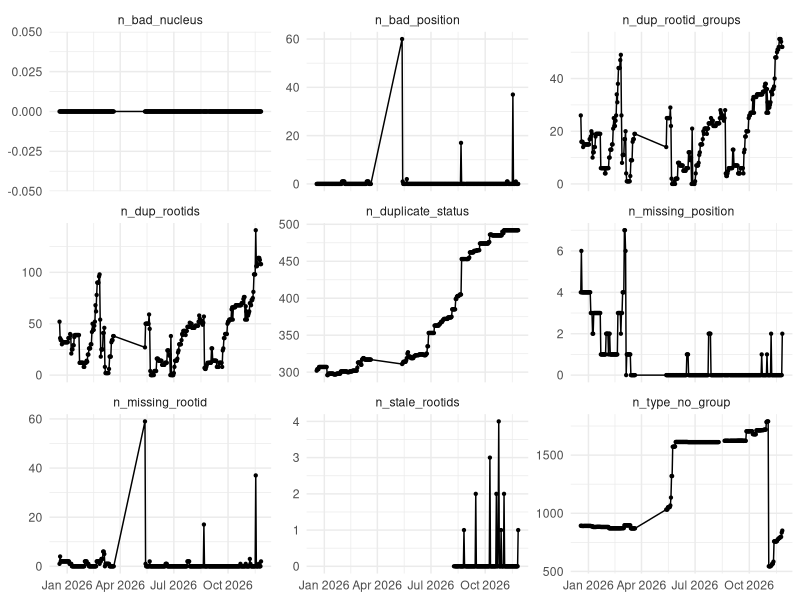
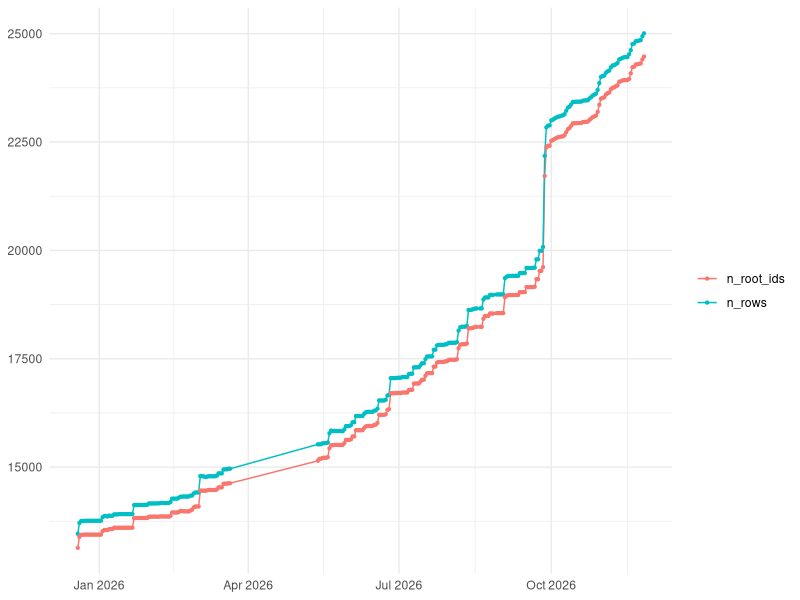

These figures' R source, in order:
## ---- chunk 1
knitr::opts_chunk$set(echo = FALSE, message = FALSE, warning = FALSE,
                      fig.width = 9, fig.height = 4)
library(dplyr)
library(tidyr)
library(ggplot2)
library(readr)

history <- read_csv("../metrics/qc_history.csv", show_col_types = FALSE) |>
  mutate(date = as.Date(date)) |> arrange(date)
latest  <- tail(history, 1)
prev    <- if (nrow(history) >= 2) history[nrow(history) - 1, ] else NULL

val   <- function(f) as.numeric(latest[[f]])
delta <- function(f) {
  if (is.null(prev) || is.na(prev[[f]]) || is.na(latest[[f]])) return("")
  d <- latest[[f]] - prev[[f]]
  if (d == 0) "–" else sprintf("%+d", d)
}
## ---- chunk 2
# Link a metric to the FlyTable view that lists the offending rows. Only some
# views exist yet; NA vid renders as "—".
flytable_base <- "https://flytable.mrc-lmb.cam.ac.uk/workspace/148/dtable/aedes/?tid=0000&vid="
view_link <- function(vid) if (is.na(vid)) "—" else sprintf("[view](%s%s)", flytable_base, vid)

tibble::tribble(
  ~Issue,                        ~field,               ~vid,   ~`Recommended action`,
  "Duplicate root_ids to check", "n_dup_rootids",      "8yT4", "Server-flagged (root_duplicated); resolve genuine dupes or set status=duplicate to keep",
  "Missing root_id",             "n_missing_rootid",   NA,     "Add a position (root_id will follow) or delete the row",
  "Missing position",            "n_missing_position", NA,     "Add a defining point_xyz — the position is the durable identity of a row",
  "Bad position",                "n_bad_position",     NA,     "Review & correct (outside volume, root_id-as-coords, etc.)",
  "Bad nucleus",                 "n_bad_nucleus",      NA,     "Review the flagged nucleus",
  "Stale root_ids",              "n_stale_rootids",    NA,     "Should be ~0 — non-zero means the 30-min FlyTable id-refresh job has stalled"
) |>
  mutate(Value = vapply(field, val, numeric(1)),
         `Δ` = vapply(field, delta, character(1)),
         View = vapply(vid, view_link, character(1))) |>
  select(Issue, Value, `Δ`, View, `Recommended action`) |>
  knitr::kable(escape = FALSE)
## ---- chunk 3
tibble::tribble(
  ~Metric,                       ~field,
  "Total rows",                  "n_rows",
  "Distinct root_ids",           "n_root_ids",
  "root_duplicated (to check)",  "n_dup_rootids",
  "status = duplicate",          "n_duplicate_status",
  "status = bad_nucleus",        "n_bad_nucleus"
) |>
  mutate(Value = vapply(field, val, numeric(1)),
         `Δ` = vapply(field, delta, character(1))) |>
  select(Metric, Value, `Δ`) |>
  knitr::kable()
## ---- chunk 4
long <- history |>
  select(date, starts_with("n_")) |>
  select(-n_rows, -n_root_ids) |>
  pivot_longer(-date, names_to = "metric", values_to = "value")

ggplot(long, aes(date, value)) +
  geom_line() + geom_point(size = 0.8) +
  facet_wrap(~ metric, scales = "free_y") +
  labs(x = NULL, y = NULL) +
  theme_minimal(base_size = 11)
## ---- chunk 5
history |>
  select(date, n_rows, n_root_ids) |>
  pivot_longer(-date, names_to = "metric", values_to = "value") |>
  ggplot(aes(date, value, colour = metric)) +
  geom_line() + geom_point(size = 0.8) +
  labs(x = NULL, y = NULL, colour = NULL) +
  theme_minimal(base_size = 11)
